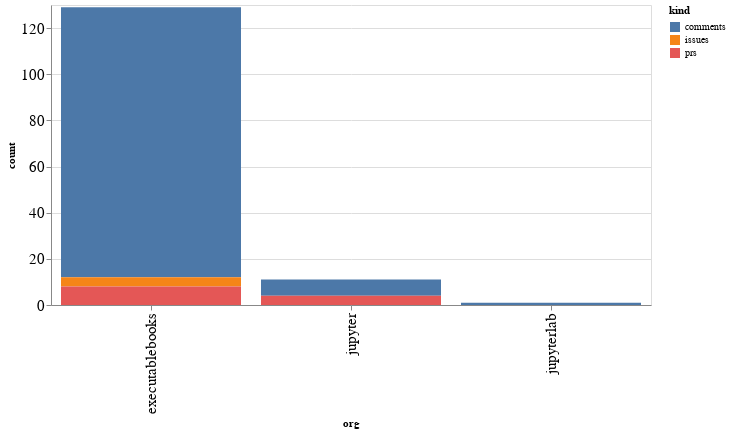

Write notebook code for a chart like this one.
### Code cell
alt.Chart(org_summaries, width=600).mark_bar().encode(
    x='org',
    y='count',
    color='kind',
    tooltip="org"
)

### Figure 1 — Vega-Lite specification as saved in the notebook (floating-point values rounded to 4 significant figures)
{"config": {"axisLeft": {"labelFontSize": 15}, "axisBottom": {"labelFontSize": 15}}, "data": {"name": "data-457b0956450bb4abd9b7d075642cf2b4"}, "mark": "bar", "encoding": {"color": {"type": "nominal", "field": "kind"}, "tooltip": {"type": "nominal", "field": "org"}, "x": {"type": "nominal", "field": "org"}, "y": {"type": "quantitative", "field": "count"}}, "width": 600, "$schema": "https://vega.github.io/schema/vega-lite/v4.8.1.json", "datasets": {"data-457b0956450bb4abd9b7d075642cf2b4": [{"org": "executablebooks", "kind": "comments", "count": 117}, {"org": "executablebooks", "kind": "issues", "count": 4}, {"org": "executablebooks", "kind": "prs", "count": 8}, {"org": "jupyter", "kind": "comments", "count": 7}, {"org": "jupyter", "kind": "prs", "count": 4}, {"org": "jupyterlab", "kind": "comments", "count": 1}]}}
